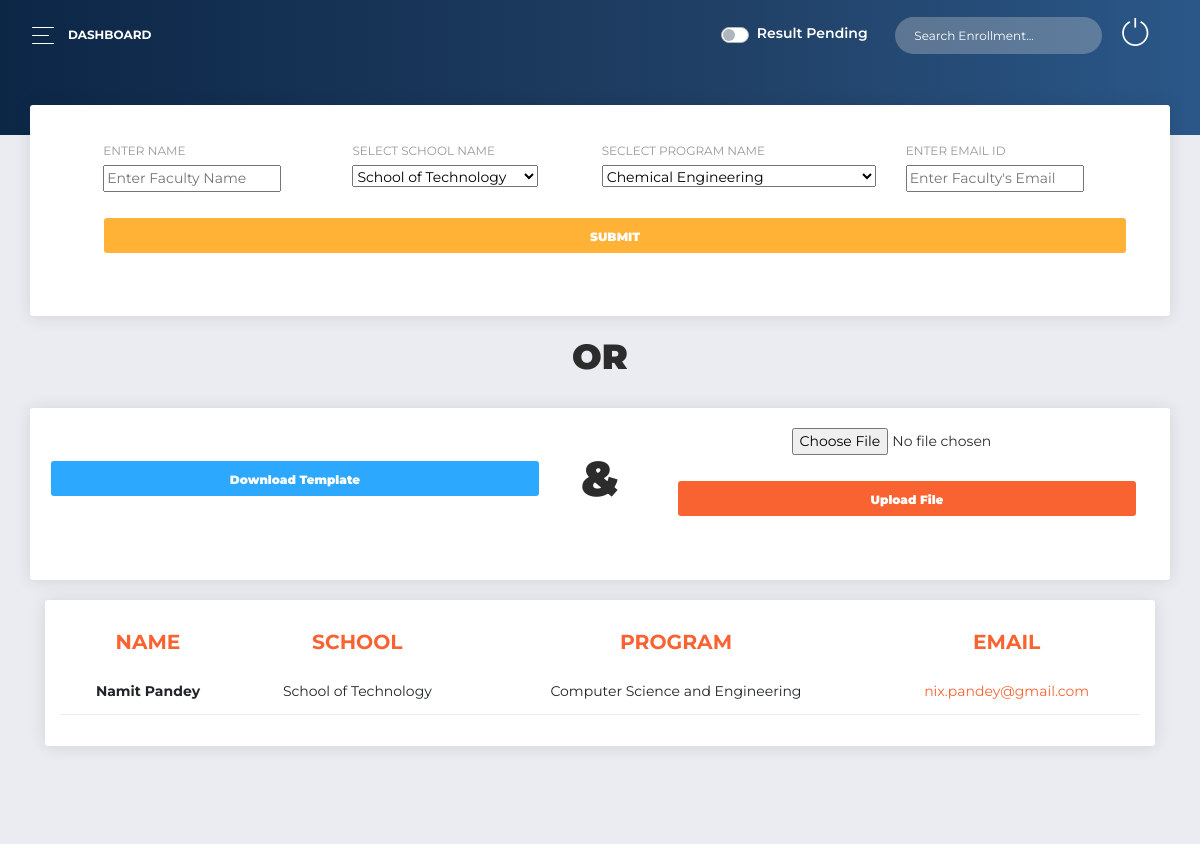
The page /university/adminpanel/information/ (signed in) on the database as committed earlier.
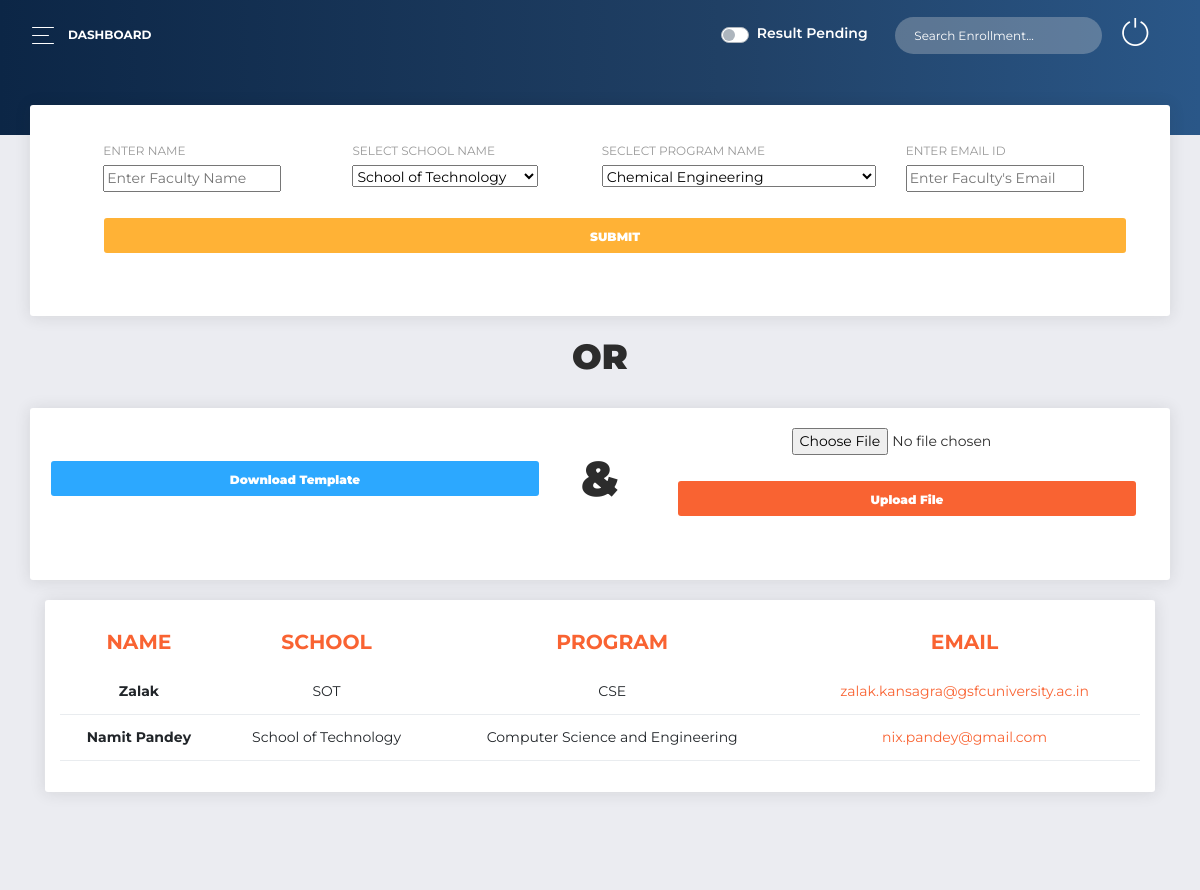
The same page on the database as committed later.
### ROOT/ADMINPANEL/models.py (models this page shows, shortened)
class Department_Information(models.Model):
    NAME = models.CharField(max_length=254, blank=False)
    SCHOOL_NAME = models.CharField(max_length=254, blank=False)
    PROGRAM_NAME = models.CharField(max_length=254, blank=False)
    EMAIL_ID = models.EmailField(max_length=254, blank=False)

### ROOT/ADMINPANEL/views.py (the view)
# urls.py: path("information/", views.get_dept_information, name='information'),
@login_required()
def get_dept_information(request):
    pageDictKey = 'department'
    department_info = Department_Information.objects.all().order_by('-id')
    form = Information()
    context = {
    'department_table': department_info,
    "pageDictKey":pageDictKey,
    'form':form,
    "resultStat":get_result_status(),
    "school_list": staticVariables.SCHOL_LIST,
    "program_list": staticVariables.PROGRM_LIST,
    }
    if request.method == 'POST':
        form = Information(request.POST)
        if form.is_valid():
            save_it = form.save(commit=False)
            save_it.save()
    return render(request, ADMIN_PAGE_MAPPER.pageDict[pageDictKey], context)

### ROOT/ADMINPANEL/forms.py
class Information(forms.ModelForm):
    SCHOOL_NAME = forms.ChoiceField(choices = SCHOOL_CHOICE, required=True,)
    PROGRAM_NAME = forms.ChoiceField(choices = PROGRAM_CHOICE, required=True)
    class Meta:
        model = Department_Information
        fields = ['NAME', 'SCHOOL_NAME', 'PROGRAM_NAME', 'EMAIL_ID']
        widgets = {
            'NAME':forms.TextInput(attrs={'placeholder': "Enter Faculty Name",
                                    'class':'textinputclass', 'required': True,
                                    }
                                    ),
            'EMAIL_ID':forms.EmailInput(attrs={'placeholder': "Enter Faculty's Email",
                                    'class':'textinputclass', 'type':'email','required': True,
                                    }
                                    ),
        }

### ROOT/ADMINPANEL/views.py (called while the page is built)
def get_result_status():
    try:
        resultStat = int(list(Declare_Result.objects.values_list("RESULT_STATUS", flat=True))[0])
    except:
        return 0
    return resultStat

### ROOT/MCQ/templatetags/my_filter.py (called while the page is built)
@register.filter(name='replace')
@stringfilter
def replace_var(value):
    return value.replace("_", ' ')

### ROOT/templates/ADMIN_PANEL/department_information.html (shortened to what the changed rows need)
{% extends 'BASE_FILES/BaseAdmin.html' %}
{% load static %}
{% load my_filter %}
{% block adminContent %}
<div class="content">
    <div class="row">
      <div class="col-lg-12">
        <h2 style="font-weight:900; text-align:center">OR</h2>
      </div>
    </div>
    <div class="row">
      <div class="col-lg-12">
        <div class="card card-body">
          <div class="row">
            <div class="col-1" style="margin-top:2%; margin-bottom:2%;">
              <h1 style="font-weight:900; text-align:center;">&</h1>
            </div>
          </div>
        </div>
      </div>
    </div>
    <div class="content">
      <div class="col-md-12">
        <div class="card card-chart">
          <div class="card-header ">
            <div class="row">
              <div class="col-sm-12">
                <div class="table-responsive">
                  <table class="table">
                    <thead class="text-primary">
                      <th style="font-weight:700;">
                        NAME
                      </th>
                      <th style="font-weight:700;">
                        SCHOOL
                      </th>
                      <th style="font-weight:700;">
                        PROGRAM
                      </th>
                      <th style="font-weight:700;">
                        EMAIL
                      </th>
                    </thead>
                    <tbody>
                      {% for data in department_table %}
                        <tr>
                          <td style="font-weight:700;">
                            {{data.NAME}}
                          </td>
                          <td>
                            {{data.SCHOOL_NAME|replace}}
                          </td>
                          <td>
                            {{data.PROGRAM_NAME|replace}}
                          </td>
                          <td>
                            <a href="mailto:{{data.EMAIL_ID}}@gsfcuniversity.ac.in">{{data.EMAIL_ID}}</a>
                          </td>
                        </tr>
                      {% endfor %}
                    </tbody>
                  </table>
                </div>
              </div>
            </div>
            <br>
          </div>
        </div>
      </div>
    </div>
  </div>
{% endblock %}

Rows that differ between the two databases and show on the page:
added Department_Information: NAME "Zalak", SCHOOL_NAME "SOT", PROGRAM_NAME "CSE", EMAIL_ID "zalak.kansagra@gsfcuniversity.ac.in"
